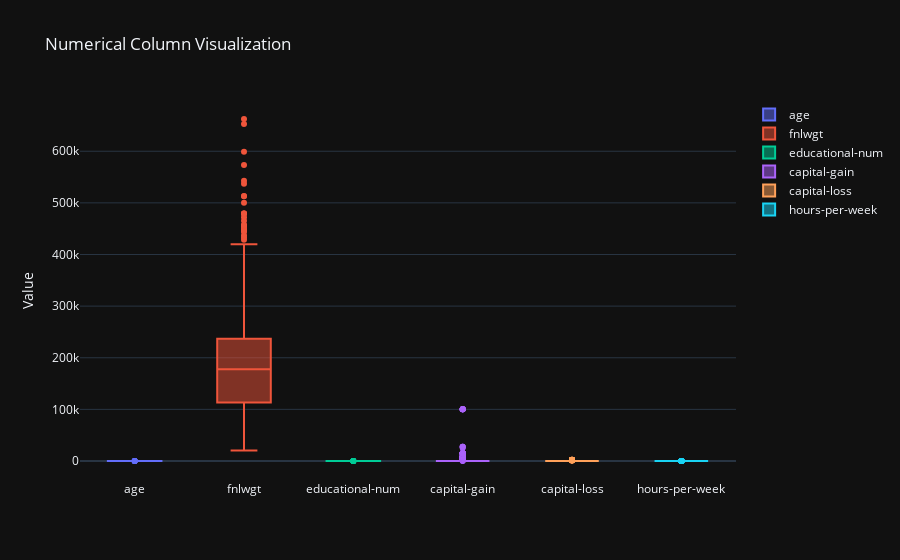

Source (notebook cell):
### Code cell
def box_plot(df, dtypes):

    numerical_columns = []
    for col in df.columns:
        # histogram for numerical values
        if dtypes[col] == 'floating' or dtypes[col] == 'integer':
            numerical_columns.append(col)
            # Add traces for each numerical column
    data = []
    for column in numerical_columns:
        data.append(go.Box(y=df[column], name=column))

    layout = go.Layout(
    title="Numerical Column Visualization for identifying column outliers",
    yaxis_title="Value"
                        )
    fig = go.Figure(data=data, layout=layout)


    return fig

import plotly.graph_objects as go
fig = box_plot(data, dtypes_adult)
fig.show()

### Figure 1 — Plotly figure (JSON) as saved in the notebook; plotly's stock layout.template omitted (floating-point values rounded to 4 significant figures; data arrays with more than 128 entries replaced by an {"elided": "..."} marker saying what was removed)
{"data": [{"name": "age", "y": {"elided": "1000 int values"}, "type": "box"}, {"name": "fnlwgt", "y": {"elided": "1000 int values"}, "type": "box"}, {"name": "educational-num", "y": {"elided": "1000 int values"}, "type": "box"}, {"name": "capital-gain", "y": {"elided": "1000 int values"}, "type": "box"}, {"name": "capital-loss", "y": {"elided": "1000 int values"}, "type": "box"}, {"name": "hours-per-week", "y": {"elided": "1000 int values"}, "type": "box"}], "layout": {"title": {"text": "Numerical Column Visualization"}, "yaxis": {"title": {"text": "Value"}}}}
